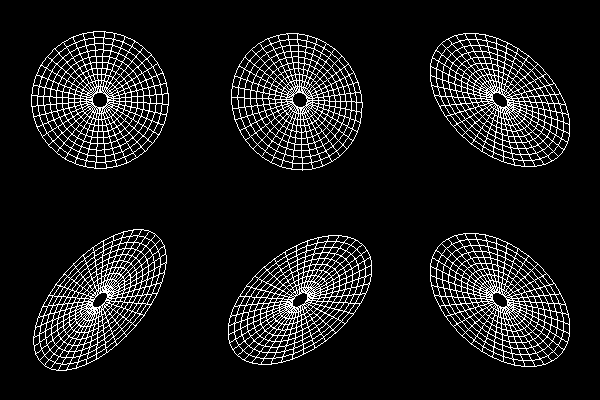

Source code (Python):
#!/usr/bin/env python

# Demonstrate vtkProjectPointsToPlane with six projection types (X, Y, Z,
# best fit, specified, best coordinate) on a tilted disk, rendered in a
# 3x2 viewport grid.

# Factory overrides
import vtkmodules.vtkInteractionStyle  # noqa: F401
import vtkmodules.vtkRenderingFreeType  # noqa: F401
import vtkmodules.vtkRenderingOpenGL2  # noqa: F401

from vtkmodules.vtkFiltersPoints import vtkProjectPointsToPlane
from vtkmodules.vtkFiltersSources import vtkDiskSource
from vtkmodules.vtkRenderingCore import (
    vtkActor,
    vtkPolyDataMapper,
    vtkRenderWindow,
    vtkRenderWindowInteractor,
    vtkRenderer,
)

# Parameters
res = 10
normal = [0.8, 0.9, 1]

# Create a tilted disk
disk = vtkDiskSource()
disk.SetInnerRadius(1)
disk.SetOuterRadius(9)
disk.SetRadialResolution(res)
disk.SetCircumferentialResolution(4 * res)
disk.SetCenter(10, 20, 30)
disk.SetNormal(normal)
disk.Update()
print("Disk Center: ", disk.GetOutput().GetCenter())
print("Disk Normal: ", normal)

# --- X plane projection ---
projection_0 = vtkProjectPointsToPlane()
projection_0.SetInputConnection(disk.GetOutputPort())
projection_0.SetProjectionTypeToXPlane()

projection_mapper_0 = vtkPolyDataMapper()
projection_mapper_0.SetInputConnection(projection_0.GetOutputPort())

projection_actor_0 = vtkActor()
projection_actor_0.SetMapper(projection_mapper_0)
projection_actor_0.GetProperty().SetRepresentationToWireframe()
projection_actor_0.GetProperty().SetColor(1, 1, 1)

# --- Y plane projection ---
projection_1 = vtkProjectPointsToPlane()
projection_1.SetInputConnection(disk.GetOutputPort())
projection_1.SetProjectionTypeToYPlane()

projection_mapper_1 = vtkPolyDataMapper()
projection_mapper_1.SetInputConnection(projection_1.GetOutputPort())

projection_actor_1 = vtkActor()
projection_actor_1.SetMapper(projection_mapper_1)
projection_actor_1.GetProperty().SetColor(1, 1, 1)
projection_actor_1.GetProperty().SetRepresentationToWireframe()

# --- Z plane projection ---
projection_2 = vtkProjectPointsToPlane()
projection_2.SetInputConnection(disk.GetOutputPort())
projection_2.SetProjectionTypeToZPlane()

projection_mapper_2 = vtkPolyDataMapper()
projection_mapper_2.SetInputConnection(projection_2.GetOutputPort())

projection_actor_2 = vtkActor()
projection_actor_2.SetMapper(projection_mapper_2)
projection_actor_2.GetProperty().SetColor(1, 1, 1)
projection_actor_2.GetProperty().SetRepresentationToWireframe()

# --- Best fitting plane ---
projection_3 = vtkProjectPointsToPlane()
projection_3.SetInputConnection(disk.GetOutputPort())
projection_3.SetProjectionTypeToBestFitPlane()
projection_3.Update()
print("Origin: ", projection_3.GetOrigin())
print("Normal: ", projection_3.GetNormal())

projection_mapper_3 = vtkPolyDataMapper()
projection_mapper_3.SetInputConnection(projection_3.GetOutputPort())

projection_actor_3 = vtkActor()
projection_actor_3.SetMapper(projection_mapper_3)
projection_actor_3.GetProperty().SetColor(1, 1, 1)
projection_actor_3.GetProperty().SetRepresentationToWireframe()

# --- Specified plane ---
spec_normal = [0.1, 0.2, 0.4]
projection_4 = vtkProjectPointsToPlane()
projection_4.SetInputConnection(disk.GetOutputPort())
projection_4.SetProjectionTypeToSpecifiedPlane()
projection_4.SetOrigin(1, 1, 1)
projection_4.SetNormal(spec_normal)

projection_mapper_4 = vtkPolyDataMapper()
projection_mapper_4.SetInputConnection(projection_4.GetOutputPort())

projection_actor_4 = vtkActor()
projection_actor_4.SetMapper(projection_mapper_4)
projection_actor_4.GetProperty().SetColor(1, 1, 1)
projection_actor_4.GetProperty().SetRepresentationToWireframe()

# --- Best coordinate plane ---
projection_5 = vtkProjectPointsToPlane()
projection_5.SetInputConnection(disk.GetOutputPort())
projection_5.SetProjectionTypeToBestCoordinatePlane()

projection_mapper_5 = vtkPolyDataMapper()
projection_mapper_5.SetInputConnection(projection_5.GetOutputPort())

projection_actor_5 = vtkActor()
projection_actor_5.SetMapper(projection_mapper_5)
projection_actor_5.GetProperty().SetColor(1, 1, 1)
projection_actor_5.GetProperty().SetRepresentationToWireframe()

# Renderers
renderer_0 = vtkRenderer()
renderer_0.SetViewport(0, 0, 0.333, 0.5)
renderer_0.AddActor(projection_actor_0)
renderer_0.SetBackground(0, 0, 0)

renderer_1 = vtkRenderer()
renderer_1.SetViewport(0.333, 0, 0.667, 0.5)
renderer_1.AddActor(projection_actor_1)
renderer_1.SetBackground(0, 0, 0)

renderer_2 = vtkRenderer()
renderer_2.SetViewport(0.667, 0, 1, 0.5)
renderer_2.AddActor(projection_actor_2)
renderer_2.SetBackground(0, 0, 0)

renderer_3 = vtkRenderer()
renderer_3.SetViewport(0, 0.5, 0.333, 1)
renderer_3.AddActor(projection_actor_3)
renderer_3.SetBackground(0, 0, 0)

renderer_4 = vtkRenderer()
renderer_4.SetViewport(0.333, 0.5, 0.667, 1)
renderer_4.AddActor(projection_actor_4)
renderer_4.SetBackground(0, 0, 0)

renderer_5 = vtkRenderer()
renderer_5.SetViewport(0.667, 0.5, 1, 1)
renderer_5.AddActor(projection_actor_5)
renderer_5.SetBackground(0, 0, 0)

# Window
render_window = vtkRenderWindow()
render_window.AddRenderer(renderer_0)
render_window.AddRenderer(renderer_1)
render_window.AddRenderer(renderer_2)
render_window.AddRenderer(renderer_3)
render_window.AddRenderer(renderer_4)
render_window.AddRenderer(renderer_5)
render_window.SetSize(600, 400)
render_window.SetWindowName("project to plane")

# Scene
renderer_0.GetActiveCamera().SetFocalPoint(0, 0, 0)
renderer_0.GetActiveCamera().SetPosition(1, 0, 0)
renderer_0.ResetCamera()

renderer_1.GetActiveCamera().SetFocalPoint(0, 0, 0)
renderer_1.GetActiveCamera().SetPosition(0, 1, 0)
renderer_1.GetActiveCamera().SetViewUp(0, 0, 1)
renderer_1.ResetCamera()

renderer_2.GetActiveCamera().SetFocalPoint(0, 0, 0)
renderer_2.GetActiveCamera().SetPosition(0, 0, 1)
renderer_2.ResetCamera()

renderer_3.GetActiveCamera().SetFocalPoint(0, 0, 0)
renderer_3.GetActiveCamera().SetPosition(normal)
renderer_3.ResetCamera()

renderer_4.GetActiveCamera().SetFocalPoint(0, 0, 0)
renderer_4.GetActiveCamera().SetPosition(spec_normal)
renderer_4.ResetCamera()

renderer_5.GetActiveCamera().SetFocalPoint(0, 0, 0)
renderer_5.GetActiveCamera().SetPosition(0, 0, 1)
renderer_5.ResetCamera()

# Interactor
interactor = vtkRenderWindowInteractor()
interactor.SetRenderWindow(render_window)

interactor.Initialize()
interactor.Start()
